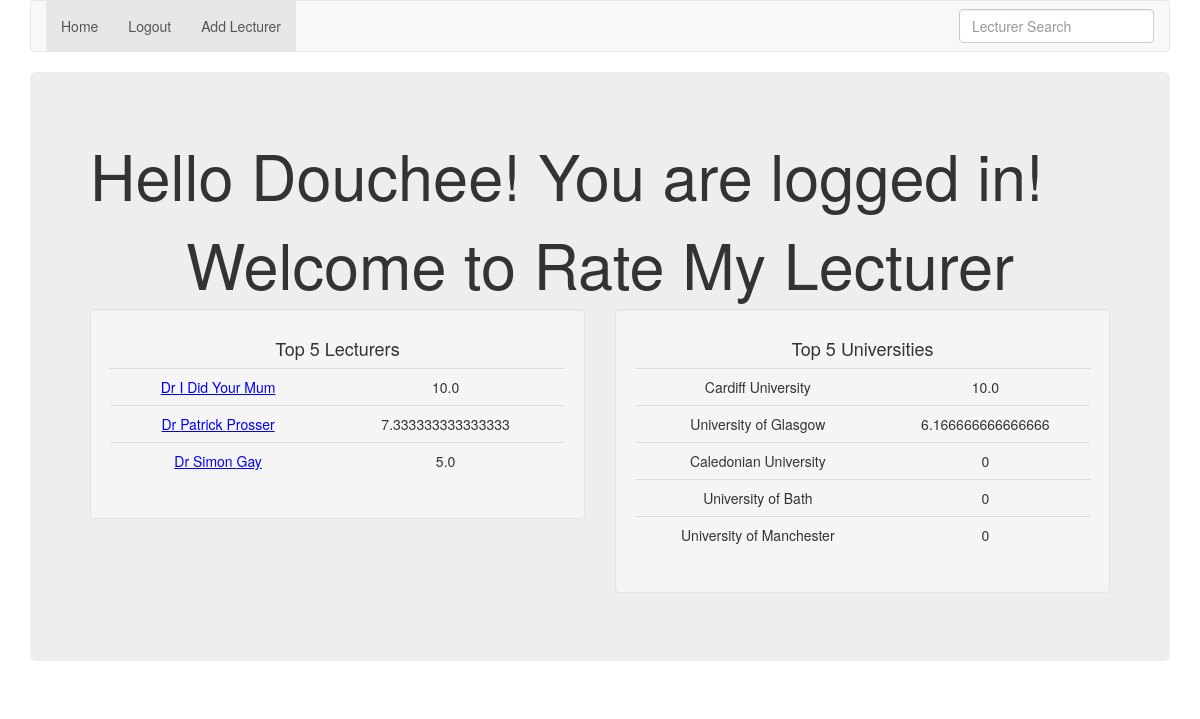
Screenshot of / (signed in) with the database file from the repository.
### lecturer/models.py (models this page shows, shortened)
class Lecturer(models.Model):
    title = models.CharField(max_length=10)
    first_name = models.CharField(max_length=30)
    last_name = models.CharField(max_length=30)
    date_added = models.DateTimeField(default=timezone.now)
    university = models.ForeignKey(University)
    department = models.ForeignKey(Department)
    added_by = models.ForeignKey(User)
    class Meta:
        unique_together = ('first_name','last_name','university','department')
    def get_rating(self):
        ratings = Rating.objects.filter(lecturer=self)
        if not ratings.exists(): return 0
        total = reduce((lambda x,y: x+y), map(lambda r: r.value, ratings))
        return total/ratings.count()

class Rating(models.Model):
    value = models.IntegerField(default=0)
    user = models.ForeignKey(User)
    lecturer = models.ForeignKey(Lecturer)
    date_rated = models.DateTimeField(auto_now=True)
    class Meta:
        unique_together = ('user', 'lecturer')

class University(models.Model):
    name = models.CharField(max_length=60, unique=True)
    short_name = models.CharField(max_length=30, null=True)
    domain = models.CharField(max_length=30)
    def get_rating(self):
        lecturers = Lecturer.objects.filter(university=self)
        if not lecturers.exists(): return 0
        total = reduce((lambda x,y: x+y), map(lambda r: r.get_rating(), lecturers))
        return total/lecturers.count()

### main/views.py (the view)
# urls.py: url(r'^$', views.index, name='index'),
def index(request):
    lecturers = reversed(sorted(Lecturer.objects.all(), key=lambda r: r.get_rating())[-5:])
    universities = reversed(sorted(University.objects.all(), key=lambda r: r.get_rating())[-5:])
    return render(request, 'main/index.html', {'lecturers': lecturers, 'universities': universities})

### main/templates/main/index.html (shortened to what this page needs)
{% extends 'main/base.html' %}
{% block body_block %}
    {% if user.is_authenticated %}
    <h1>Hello {{ user.username }}! You are logged in!</h1>
    {% endif %}
    <h1 class="text-center">Welcome to Rate My Lecturer</h1>
	<div class="row">
		<div class="col-lg-6 col-md-6 col-sm-12 col-xs-12">
			<div class="well">
				<h4 class="text-center"> Top 5 Lecturers </h4>
				<table class="table text-center table-hover">
                    {% for lecturer in lecturers %}
                    <tr>
						<td><a style="color: blue; text-decoration: underline;" href="/lecturer/{{lecturer.id}}"> {{lecturer.title}} {{lecturer.first_name}} {{lecturer.last_name}} </a></td>
						<td> {{lecturer.get_rating}} </td>
					</tr>
                    {% endfor %}
				</table>
			</div>
		</div>
		<div class="col-lg-6 col-md-6 col-sm-12 col-xs-12">
			<div class="well">
				<h4 class="text-center"> Top 5 Universities </h4>
				<table class="table text-center table-hover">
                    {% for university in universities %}
					<tr>
						<td> {{university.name}} </td>
						<td> {{university.get_rating}} </td>
					</tr>
                    {% endfor %}
				</table>
			</div>
		</div>
	</div>
{% endblock %}

### rows the page displays
Lecturer: title "Dr", first_name "I Did", last_name "Your Mum", get_rating "10.0"
Lecturer: title "Dr", first_name "Patrick", last_name "Prosser", get_rating "7.333333333333333"
Lecturer: title "Dr", first_name "Simon", last_name "Gay", get_rating "5.0"
University: name "Cardiff University", get_rating "10.0"
University: name "University of Glasgow", get_rating "6.166666666666666"
University: name "Caledonian University", get_rating "0"
University: name "University of Bath", get_rating "0"
University: name "University of Manchester", get_rating "0"

### other values shown
{{ user.username }} "Douchee"
